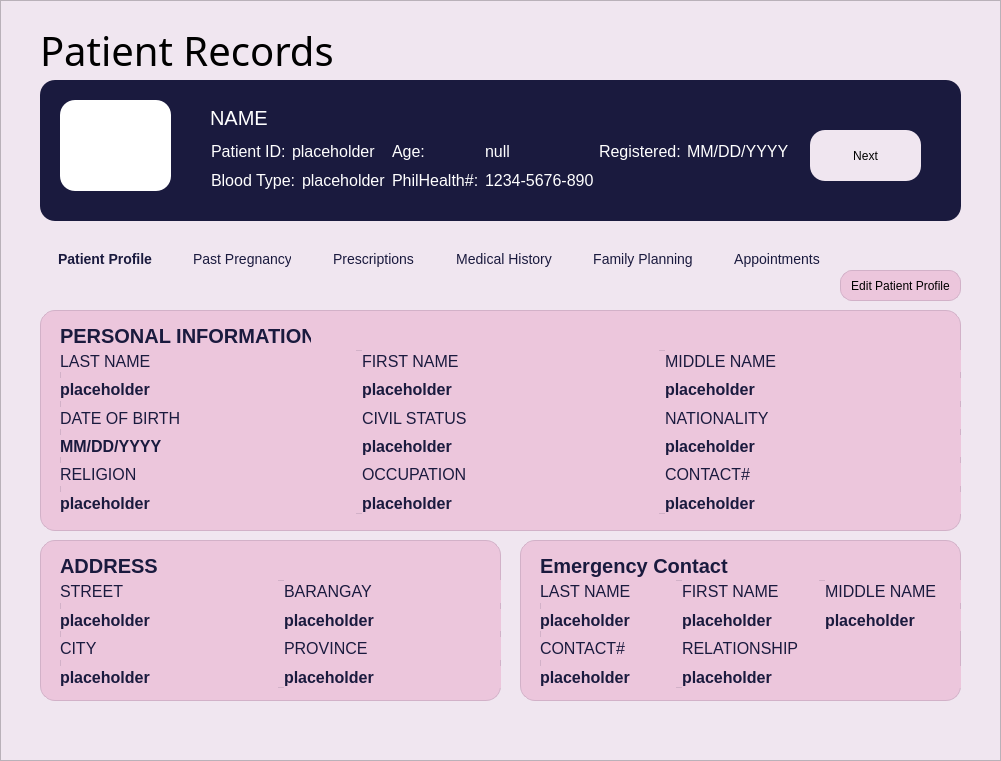
   <widget class="QFrame" name="frame_3">
    <property name="geometry">
     <rect>
      <x>230</x>
      <y>60</y>
      <width>1001</width>
      <height>761</height>
     </rect>
    </property>
    <property name="sizePolicy">
     <sizepolicy hsizetype="Expanding" vsizetype="Expanding">
      <horstretch>0</horstretch>
      <verstretch>0</verstretch>
     </sizepolicy>
    </property>
    <property name="font">
     <font>
      <family>Nirmala UI Semilight</family>
     </font>
    </property>
    <property name="styleSheet">
     <string notr="true">background-color: rgb(240, 230, 240)</string>
    </property>
    <property name="frameShape">
     <enum>QFrame::StyledPanel</enum>
    </property>
    <property name="frameShadow">
     <enum>QFrame::Raised</enum>
    </property>
    <widget class="QLabel" name="label">
     <property name="geometry">
      <rect>
       <x>40</x>
       <y>20</y>
       <width>401</width>
       <height>61</height>
      </rect>
     </property>
     <property name="font">
      <font>
       <family>Arial Black</family>
       <pointsize>30</pointsize>
      </font>
     </property>
     <property name="text">
      <string>Patient Records</string>
     </property>
    </widget>
    <widget class="QPushButton" name="remove_patient_btn">
     <property name="geometry">
      <rect>
       <x>840</x>
       <y>270</y>
       <width>121</width>
       <height>31</height>
      </rect>
     </property>
     <property name="sizePolicy">
      <sizepolicy hsizetype="Expanding" vsizetype="Expanding">
       <horstretch>0</horstretch>
       <verstretch>0</verstretch>
      </sizepolicy>
     </property>
     <property name="styleSheet">
      <string notr="true">border-radius: 12px;
background-color: rgb(236, 198, 220);
border: 1px solid rgb(210, 177, 200);</string>
     </property>
     <property name="text">
      <string>Edit Patient Profile</string>
     </property>
    </widget>
    <widget class="QFrame" name="frame_4">
     <property name="geometry">
      <rect>
       <x>40</x>
       <y>80</y>
       <width>921</width>
       <height>141</height>
      </rect>
     </property>
     <property name="sizePolicy">
      <sizepolicy hsizetype="Expanding" vsizetype="Expanding">
       <horstretch>0</horstretch>
       <verstretch>0</verstretch>
      </sizepolicy>
     </property>
     <property name="styleSheet">
      <string notr="true">border-radius:15px;
background-color: rgb(26, 26, 62);</string>
     </property>
     <property name="frameShape">
      <enum>QFrame::StyledPanel</enum>
     </property>
     <property name="frameShadow">
      <enum>QFrame::Raised</enum>
     </property>
     <widget class="QFrame" name="frame_5">
      <property name="geometry">
       <rect>
        <x>20</x>
        <y>20</y>
        <width>111</width>
        <height>91</height>
       </rect>
      </property>
      <property name="styleSheet">
       <string notr="true">background-color: rgb(255, 255, 255);</string>
      </property>
      <property name="frameShape">
       <enum>QFrame::StyledPanel</enum>
      </property>
      <property name="frameShadow">
       <enum>QFrame::Raised</enum>
      </property>
     </widget>
     <widget class="QLabel" name="patient_name">
      <property name="geometry">
       <rect>
        <x>170</x>
        <y>30</y>
        <width>411</width>
        <height>16</height>
       </rect>
      </property>
      <property name="sizePolicy">
       <sizepolicy hsizetype="Expanding" vsizetype="Expanding">
        <horstretch>0</horstretch>
        <verstretch>0</verstretch>
       </sizepolicy>
      </property>
      <property name="styleSheet">
       <string notr="true">color: rgb(255, 255, 255);
font-size: 20px</string>
      </property>
      <property name="text">
       <string>NAME</string>
      </property>
     </widget>
     <widget class="QPushButton" name="next_btn">
      <property name="geometry">
       <rect>
        <x>770</x>
        <y>50</y>
        <width>111</width>
        <height>51</height>
       </rect>
      </property>
      <property name="styleSheet">
       <string notr="true">background-color: rgb(240, 230, 240);
border-radius: 15px;</string>
      </property>
      <property name="text">
       <string>Next</string>
      </property>
     </widget>
     <widget class="QWidget" name="layoutWidget">
      <property name="geometry">
       <rect>
        <x>171</x>
        <y>60</y>
        <width>578</width>
        <height>52</height>
       </rect>
      </property>
      <layout class="QGridLayout" name="gridLayout_4">
       <item row="0" column="0">
        <widget class="QLabel" name="patient_id_label">
         <property name="styleSheet">
          <string notr="true">color: rgb(255, 255, 255);
font-size: 16px</string>
         </property>
         <property name="text">
          <string>Patient ID:</string>
         </property>
        </widget>
       </item>
       <item row="0" column="1" colspan="2">
        <widget class="QLabel" name="placeholder_p_ID">
         <property name="styleSheet">
          <string notr="true">color: rgb(255, 255, 255);
font-size: 16px</string>
         </property>
         <property name="text">
          <string>placeholder</string>
         </property>
        </widget>
       </item>
       <item row="0" column="3">
        <widget class="QLabel" name="age_label">
         <property name="styleSheet">
          <string notr="true">color: rgb(255, 255, 255);
font-size: 16px</string>
         </property>
         <property name="text">
          <string>Age:</string>
         </property>
        </widget>
       </item>
       <item row="0" column="4">
        <widget class="QLabel" name="age_placeholder">
         <property name="styleSheet">
          <string notr="true">color: rgb(255, 255, 255);
font-size: 16px</string>
         </property>
         <property name="text">
          <string>null</string>
         </property>
        </widget>
       </item>
       <item row="0" column="5">
        <widget class="QLabel" name="patient_id_label_3">
         <property name="styleSheet">
          <string notr="true">color: rgb(255, 255, 255);
font-size: 16px</string>
         </property>
         <property name="text">
          <string>Registered:</string>
         </property>
        </widget>
       </item>
       <item row="0" column="6">
        <widget class="QLabel" name="placeholder_register_date_2">
         <property name="styleSheet">
          <string notr="true">color: rgb(255, 255, 255);
font-size: 16px</string>
         </property>
         <property name="text">
          <string>MM/DD/YYYY</string>
         </property>
        </widget>
       </item>
       <item row="1" column="0" colspan="2">
        <widget class="QLabel" name="blood_type_label">
         <property name="styleSheet">
          <string notr="true">color: rgb(255, 255, 255);
font-size: 16px</string>
         </property>
         <property name="text">
          <string>Blood Type:</string>
         </property>
        </widget>
       </item>
       <item row="1" column="2">
        <widget class="QLabel" name="placeholder_p_bloodType">
         <property name="styleSheet">
          <string notr="true">color: rgb(255, 255, 255);
font-size: 16px</string>
         </property>
         <property name="text">
          <string>placeholder</string>
         </property>
        </widget>
       </item>
       <item row="1" column="3">
        <widget class="QLabel" name="patient_id_label_4">
         <property name="styleSheet">
          <string notr="true">color: rgb(255, 255, 255);
font-size: 16px</string>
         </property>
         <property name="text">
          <string>PhilHealth#:</string>
         </property>
        </widget>
       </item>
       <item row="1" column="4">
        <widget class="QLabel" name="placeholder_philhealth_num">
         <property name="styleSheet">
          <string notr="true">color: rgb(255, 255, 255);
font-size: 16px</string>
         </property>
         <property name="text">
          <string>1234-5676-8907</string>
         </property>
        </widget>
       </item>
      </layout>
     </widget>
    </widget>
    <widget class="QFrame" name="personal_information_frame">
     <property name="geometry">
      <rect>
       <x>40</x>
       <y>310</y>
       <width>921</width>
       <height>221</height>
      </rect>
     </property>
     <property name="styleSheet">
      <string notr="true">background-color: rgb(236, 198, 220);
border-radius: 15px;
border: 1px solid rgb(210, 177, 200);
</string>
     </property>
     <property name="frameShape">
      <enum>QFrame::StyledPanel</enum>
     </property>
     <property name="frameShadow">
      <enum>QFrame::Raised</enum>
     </property>
     <widget class="QLabel" name="personalInformation_text">
      <property name="geometry">
       <rect>
        <x>20</x>
        <y>10</y>
        <width>251</width>
        <height>31</height>
       </rect>
      </property>
      <property name="sizePolicy">
       <sizepolicy hsizetype="Expanding" vsizetype="Expanding">
        <horstretch>0</horstretch>
        <verstretch>0</verstretch>
       </sizepolicy>
      </property>
      <property name="styleSheet">
       <string notr="true">color: rgb(26, 26, 62);
font-size: 20px;
border: none;
font-weight: bold;</string>
      </property>
      <property name="text">
       <string>PERSONAL INFORMATION</string>
      </property>
     </widget>
     <widget class="QWidget" name="layoutWidget">
      <property name="geometry">
       <rect>
        <x>20</x>
        <y>40</y>
        <width>901</width>
        <height>164</height>
       </rect>
      </property>
      <layout class="QGridLayout" name="gridLayout">
       <item row="0" column="0">
        <widget class="QLabel" name="last_name_placeholder_2">
         <property name="styleSheet">
          <string notr="true">color: rgb(26, 26, 62);
border: none;
font-size: 16px</string>
         </property>
         <property name="text">
          <string>LAST NAME</string>
         </property>
        </widget>
       </item>
       <item row="0" column="1">
        <widget class="QLabel" name="first_name_label">
         <property name="styleSheet">
          <string notr="true">color: rgb(26, 26, 62);
border: none;
font-size: 16px</string>
         </property>
         <property name="text">
          <string>FIRST NAME</string>
         </property>
        </widget>
       </item>
       <item row="0" column="2">
        <widget class="QLabel" name="middle_name_label">
         <property name="styleSheet">
          <string notr="true">color: rgb(26, 26, 62);
border: none;
font-size: 16px</string>
         </property>
         <property name="text">
          <string>MIDDLE NAME</string>
         </property>
        </widget>
       </item>
       <item row="1" column="0">
        <widget class="QLabel" name="last_name_placeholder">
         <property name="styleSheet">
          <string notr="true">border: none;
font-weight: bold;
color:rgb(26, 26, 62);
font-size: 16px</string>
         </property>
         <property name="text">
          <string>placeholder</string>
         </property>
        </widget>
       </item>
       <item row="1" column="1">
        <widget class="QLabel" name="first_name_placeholder">
         <property name="styleSheet">
          <string notr="true">border: none;
font-weight: bold;
color:rgb(26, 26, 62);
font-size: 16px</string>
         </property>
         <property name="text">
          <string>placeholder</string>
         </property>
        </widget>
       </item>
       <item row="1" column="2">
        <widget class="QLabel" name="middle_name_placeholder">
         <property name="styleSheet">
          <string notr="true">border: none;
font-weight: bold;
color:rgb(26, 26, 62);
font-size: 16px</string>
         </property>
         <property name="text">
          <string>placeholder</string>
         </property>
        </widget>
       </item>
       <item row="2" column="0">
        <widget class="QLabel" name="date_of_birth_placeholder">
         <property name="styleSheet">
          <string notr="true">color: rgb(26, 26, 62);
font-size: 16px;
border: none;</string>
         </property>
         <property name="text">
          <string>DATE OF BIRTH</string>
         </property>
        </widget>
       </item>
       <item row="2" column="1">
        <widget class="QLabel" name="civi_status_label">
         <property name="styleSheet">
          <string notr="true">color: rgb(26, 26, 62);
font-size: 16px;
border: none;</string>
         </property>
         <property name="text">
          <string>CIVIL STATUS</string>
         </property>
        </widget>
       </item>
       <item row="2" column="2">
        <widget class="QLabel" name="nationality_label">
         <property name="styleSheet">
          <string notr="true">color: rgb(26, 26, 62);
font-size: 16px;
border: none;</string>
         </property>
         <property name="text">
          <string>NATIONALITY</string>
         </property>
        </widget>
       </item>
       <item row="3" column="0">
        <widget class="QLabel" name="bday_placeholder">
         <property name="styleSheet">
          <string notr="true">border: none;
font-weight: bold;
color: rgb(26, 26, 62);
font-size: 16px</string>
         </property>
         <property name="text">
          <string>MM/DD/YYYY</string>
         </property>
        </widget>
       </item>
       <item row="3" column="1">
        <widget class="QLabel" name="civil_status_placeholder">
         <property name="styleSheet">
          <string notr="true">border: none;
font-weight: bold;
color: rgb(26, 26, 62);
font-size: 16px</string>
         </property>
         <property name="text">
          <string>placeholder</string>
         </property>
        </widget>
       </item>
       <item row="3" column="2">
        <widget class="QLabel" name="nationality_placeholder">
         <property name="styleSheet">
          <string notr="true">border: none;
font-weight: bold;
color: rgb(26, 26, 62);
font-size: 16px</string>
         </property>
         <property name="text">
          <string>placeholder</string>
         </property>
        </widget>
       </item>
       <item row="4" column="0">
        <widget class="QLabel" name="religion_placeholder_2">
         <property name="styleSheet">
          <string notr="true">color: rgb(26, 26, 62);
font-size: 16px;
border: none;</string>
         </property>
         <property name="text">
          <string>RELIGION</string>
         </property>
        </widget>
       </item>
       <item row="4" column="1">
        <widget class="QLabel" name="occupation_label">
         <property name="styleSheet">
          <string notr="true">color: rgb(26, 26, 62);
font-size: 16px;
border: none;</string>
         </property>
         <property name="text">
          <string>OCCUPATION</string>
         </property>
        </widget>
       </item>
       <item row="4" column="2">
        <widget class="QLabel" name="contact_number_label">
         <property name="styleSheet">
          <string notr="true">color: rgb(26, 26, 62);
font-size: 16px;
border: none;</string>
         </property>
         <property name="text">
          <string>CONTACT#</string>
         </property>
        </widget>
       </item>
       <item row="5" column="0">
        <widget class="QLabel" name="religion_placeholder">
         <property name="styleSheet">
          <string notr="true">border: none;
font-weight: bold;
color: rgb(26, 26, 62);
font-size: 16px</string>
         </property>
         <property name="text">
          <string>placeholder</string>
         </property>
        </widget>
       </item>
       <item row="5" column="1">
        <widget class="QLabel" name="occupation_placeholder">
         <property name="styleSheet">
          <string notr="true">border: none;
font-weight: bold;
color: rgb(26, 26, 62);
font-size: 16px</string>
         </property>
         <property name="text">
          <string>placeholder</string>
         </property>
        </widget>
       </item>
       <item row="5" column="2">
        <widget class="QLabel" name="contact_number_placeholder">
         <property name="styleSheet">
          <string notr="true">border: none;
font-weight: bold;
color: rgb(26, 26, 62);
font-size: 16px</string>
         </property>
         <property name="text">
          <string>placeholder</string>
         </property>
        </widget>
       </item>
      </layout>
     </widget>
    </widget>
    <widget class="QFrame" name="frame_7">
     <property name="geometry">
      <rect>
       <x>40</x>
       <y>540</y>
       <width>461</width>
       <height>161</height>
      </rect>
     </property>
     <property name="styleSheet">
      <string notr="true">background-color: rgb(236, 198, 220);
border-radius: 15px;
border: 1px solid rgb(210, 177, 200);
</string>
     </property>
     <property name="frameShape">
      <enum>QFrame::StyledPanel</enum>
     </property>
     <property name="frameShadow">
      <enum>QFrame::Raised</enum>
     </property>
     <widget class="QLabel" name="Address_text">
      <property name="geometry">
       <rect>
        <x>20</x>
        <y>10</y>
        <width>251</width>
        <height>31</height>
       </rect>
      </property>
      <property name="sizePolicy">
       <sizepolicy hsizetype="Expanding" vsizetype="Expanding">
        <horstretch>0</horstretch>
        <verstretch>0</verstretch>
       </sizepolicy>
      </property>
      <property name="styleSheet">
       <string notr="true">color: rgb(26, 26, 62);
font-size: 20px;
border: none;
font-weight: bold;</string>
      </property>
      <property name="text">
       <string>ADDRESS</string>
      </property>
     </widget>
     <widget class="QWidget" name="layoutWidget">
      <property name="geometry">
       <rect>
        <x>20</x>
        <y>40</y>
        <width>441</width>
        <height>108</height>
       </rect>
      </property>
      <layout class="QGridLayout" name="gridLayout_2">
       <item row="0" column="0">
        <widget class="QLabel" name="street_label">
         <property name="styleSheet">
          <string notr="true">color: rgb(26, 26, 62);
border: none;
font-size: 16px</string>
         </property>
         <property name="text">
          <string>STREET</string>
         </property>
        </widget>
       </item>
       <item row="0" column="1">
        <widget class="QLabel" name="barangay_label">
         <property name="styleSheet">
          <string notr="true">color: rgb(26, 26, 62);
border: none;
font-size: 16px</string>
         </property>
         <property name="text">
          <string>BARANGAY</string>
         </property>
        </widget>
       </item>
       <item row="1" column="0">
        <widget class="QLabel" name="street_placeholder">
         <property name="styleSheet">
          <string notr="true">border: none;
font-weight: bold;
color:rgb(26, 26, 62);
font-size: 16px</string>
         </property>
         <property name="text">
          <string>placeholder</string>
         </property>
        </widget>
       </item>
       <item row="1" column="1">
        <widget class="QLabel" name="barangay_placeholder">
         <property name="styleSheet">
          <string notr="true">border: none;
font-weight: bold;
color:rgb(26, 26, 62);
font-size: 16px</string>
         </property>
         <property name="text">
          <string>placeholder</string>
         </property>
        </widget>
       </item>
       <item row="2" column="0">
        <widget class="QLabel" name="city_label">
         <property name="styleSheet">
          <string notr="true">color: rgb(26, 26, 62);
font-size: 16px;
border: none;</string>
         </property>
         <property name="text">
          <string>CITY</string>
         </property>
        </widget>
       </item>
       <item row="2" column="1">
        <widget class="QLabel" name="province_label">
         <property name="styleSheet">
          <string notr="true">color: rgb(26, 26, 62);
font-size: 16px;
border: none;</string>
         </property>
         <property name="text">
          <string>PROVINCE</string>
         </property>
        </widget>
       </item>
       <item row="3" column="0">
        <widget class="QLabel" name="cit_placeholder">
         <property name="styleSheet">
          <string notr="true">border: none;
font-weight: bold;
color: rgb(26, 26, 62);
font-size: 16px</string>
         </property>
         <property name="text">
          <string>placeholder</string>
         </property>
        </widget>
       </item>
       <item row="3" column="1">
        <widget class="QLabel" name="province_placeholder">
         <property name="styleSheet">
          <string notr="true">border: none;
font-weight: bold;
color: rgb(26, 26, 62);
font-size: 16px</string>
         </property>
         <property name="text">
          <string>placeholder</string>
         </property>
        </widget>
       </item>
      </layout>
     </widget>
    </widget>
    <widget class="QFrame" name="frame_8">
     <property name="geometry">
      <rect>
       <x>520</x>
       <y>540</y>
       <width>441</width>
       <height>161</height>
      </rect>
     </property>
     <property name="styleSheet">
      <string notr="true">background-color: rgb(236, 198, 220);
border-radius: 15px;
border: 1px solid rgb(210, 177, 200);
</string>
     </property>
     <property name="frameShape">
      <enum>QFrame::StyledPanel</enum>
     </property>
     <property name="frameShadow">
      <enum>QFrame::Raised</enum>
     </property>
     <widget class="QLabel" name="Emergency_text">
      <property name="geometry">
       <rect>
        <x>20</x>
        <y>10</y>
        <width>251</width>
        <height>31</height>
       </rect>
      </property>
      <property name="sizePolicy">
       <sizepolicy hsizetype="Expanding" vsizetype="Expanding">
        <horstretch>0</horstretch>
        <verstretch>0</verstretch>
       </sizepolicy>
      </property>
      <property name="styleSheet">
       <string notr="true">color: rgb(26, 26, 62);
font-size: 20px;
border: none;
font-weight: bold;</string>
      </property>
      <property name="text">
       <string>Emergency Contact</string>
      </property>
     </widget>
     <widget class="QWidget" name="layoutWidget">
      <property name="geometry">
       <rect>
        <x>20</x>
        <y>40</y>
        <width>421</width>
        <height>108</height>
       </rect>
      </property>
      <layout class="QGridLayout" name="gridLayout_3">
       <item row="0" column="0">
        <widget class="QLabel" name="EC_last_name_label">
         <property name="styleSheet">
          <string notr="true">color: rgb(26, 26, 62);
border: none;
font-size: 16px</string>
         </property>
         <property name="text">
          <string>LAST NAME</string>
         </property>
        </widget>
       </item>
       <item row="0" column="1">
        <widget class="QLabel" name="EC_first_name_label">
         <property name="styleSheet">
          <string notr="true">color: rgb(26, 26, 62);
border: none;
font-size: 16px</string>
         </property>
         <property name="text">
          <string>FIRST NAME</string>
         </property>
        </widget>
       </item>
       <item row="0" column="2">
        <widget class="QLabel" name="EC_middle_name_label">
         <property name="styleSheet">
          <string notr="true">color: rgb(26, 26, 62);
border: none;
font-size: 16px</string>
         </property>
         <property name="text">
          <string>MIDDLE NAME</string>
         </property>
        </widget>
       </item>
       <item row="1" column="0">
        <widget class="QLabel" name="EC_last_name_placeholder">
         <property name="styleSheet">
          <string notr="true">border: none;
font-weight: bold;
color:rgb(26, 26, 62);
font-size: 16px</string>
         </property>
         <property name="text">
          <string>placeholder</string>
         </property>
        </widget>
       </item>
       <item row="1" column="1">
        <widget class="QLabel" name="EC_first_name_placeholder">
         <property name="styleSheet">
          <string notr="true">border: none;
font-weight: bold;
color:rgb(26, 26, 62);
font-size: 16px</string>
         </property>
         <property name="text">
          <string>placeholder</string>
         </property>
        </widget>
       </item>
       <item row="1" column="2">
        <widget class="QLabel" name="EC_middle_name_placeholder">
         <property name="styleSheet">
          <string notr="true">border: none;
font-weight: bold;
color:rgb(26, 26, 62);
font-size: 16px</string>
         </property>
         <property name="text">
          <string>placeholder</string>
         </property>
        </widget>
       </item>
       <item row="2" column="0">
        <widget class="QLabel" name="EC_contact_label">
         <property name="styleSheet">
          <string notr="true">color: rgb(26, 26, 62);
border: none;
font-size: 16px</string>
         </property>
         <property name="text">
          <string>CONTACT#</string>
         </property>
        </widget>
       </item>
       <item row="2" column="1">
        <widget class="QLabel" name="EC_relationship_label">
         <property name="styleSheet">
          <string notr="true">color: rgb(26, 26, 62);
border: none;
font-size: 16px</string>
         </property>
         <property name="text">
          <string>RELATIONSHIP</string>
         </property>
        </widget>
       </item>
       <item row="3" column="0">
        <widget class="QLabel" name="EC_contact_placeholder">
         <property name="styleSheet">
          <string notr="true">border: none;
font-weight: bold;
color:rgb(26, 26, 62);
font-size: 16px</string>
         </property>
         <property name="text">
          <string>placeholder</string>
         </property>
        </widget>
       </item>
       <item row="3" column="1" colspan="2">
        <widget class="QLabel" name="EC_relationship_placeholder">
         <property name="styleSheet">
          <string notr="true">border: none;
font-weight: bold;
color:rgb(26, 26, 62);
font-size: 16px</string>
         </property>
         <property name="text">
          <string>placeholder</string>
         </property>
        </widget>
       </item>
      </layout>
     </widget>
    </widget>
    <widget class="QWidget" name="layoutWidget">
     <property name="geometry">
      <rect>
       <x>40</x>
       <y>240</y>
       <width>798</width>
       <height>40</height>
      </rect>
     </property>
     <layout class="QHBoxLayout" name="horizontalLayout">
      <item>
       <widget class="QPushButton" name="pushButton_6">
        <property name="sizePolicy">
         <sizepolicy hsizetype="Expanding" vsizetype="Expanding">
          <horstretch>0</horstretch>
          <verstretch>0</verstretch>
         </sizepolicy>
        </property>
        <property name="styleSheet">
         <string notr="true">QPushButton {
    background: transparent;
    border: none;
    padding: 8px 18px;
    color: rgb(26, 26, 62);
    font-size: 14px;
	font-weight: bold;
}

QPushButton:hover {
    color: #000;
}

QPushButton:checked {
    color: #1a1a1a;
    border-bottom: 3px solid #2c2c54; /* underline */
}

QPushButton:!checked {
    border-bottom: 3px solid transparent;
}</string>
        </property>
        <property name="text">
         <string>Patient Profile</string>
        </property>
        <property name="checkable">
         <bool>true</bool>
        </property>
       </widget>
      </item>
      <item>
       <widget class="QPushButton" name="pushButton_7">
        <property name="sizePolicy">
         <sizepolicy hsizetype="Expanding" vsizetype="Expanding">
          <horstretch>0</horstretch>
          <verstretch>0</verstretch>
         </sizepolicy>
        </property>
        <property name="styleSheet">
         <string notr="true">QPushButton {
    background: transparent;
    border: none;
    padding: 8px 18px;
    color: rgb(26, 26, 62);
    font-size: 14px;
}

QPushButton:hover {
    color: #000;
}

QPushButton:checked {
    color: #1a1a1a;
    border-bottom: 3px solid #2c2c54; /* underline */
}

QPushButton:!checked {
    border-bottom: 3px solid transparent;
}</string>
        </property>
        <property name="text">
         <string>Past Pregnancy</string>
        </property>
       </widget>
      </item>
      <item>
       <widget class="QPushButton" name="pushButton_8">
        <property name="sizePolicy">
         <sizepolicy hsizetype="Expanding" vsizetype="Expanding">
          <horstretch>0</horstretch>
          <verstretch>0</verstretch>
         </sizepolicy>
        </property>
        <property name="styleSheet">
         <string notr="true">QPushButton {
    background: transparent;
    border: none;
    padding: 8px 18px;
    color: rgb(26, 26, 62);
    font-size: 14px;
}

QPushButton:hover {
    color: #000;
}

QPushButton:checked {
    color: #1a1a1a;
    border-bottom: 3px solid #2c2c54; /* underline */
}

QPushButton:!checked {
    border-bottom: 3px solid transparent;
}</string>
        </property>
        <property name="text">
         <string>Prescriptions</string>
        </property>
       </widget>
      </item>
      <item>
       <widget class="QPushButton" name="pushButton_9">
        <property name="sizePolicy">
         <sizepolicy hsizetype="Expanding" vsizetype="Expanding">
          <horstretch>0</horstretch>
          <verstretch>0</verstretch>
         </sizepolicy>
        </property>
        <property name="styleSheet">
         <string notr="true">QPushButton {
    background: transparent;
    border: none;
    padding: 8px 18px;
    color: rgb(26, 26, 62);
    font-size: 14px;
}

QPushButton:hover {
    color: #000;
}

QPushButton:checked {
    color: #1a1a1a;
    border-bottom: 3px solid #2c2c54; /* underline */
}

QPushButton:!checked {
    border-bottom: 3px solid transparent;
}</string>
        </property>
        <property name="text">
         <string>Medical History</string>
        </property>
       </widget>
      </item>
      <item>
       <widget class="QPushButton" name="pushButton_10">
        <property name="sizePolicy">
         <sizepolicy hsizetype="Expanding" vsizetype="Expanding">
          <horstretch>0</horstretch>
          <verstretch>0</verstretch>
         </sizepolicy>
        </property>
        <property name="styleSheet">
         <string notr="true">QPushButton {
    background: transparent;
    border: none;
    padding: 8px 18px;
    color: rgb(26, 26, 62);
    font-size: 14px;
}

QPushButton:hover {
    color: #000;
}

QPushButton:checked {
    color: #1a1a1a;
    border-bottom: 3px solid #2c2c54; /* underline */
}

QPushButton:!checked {
    border-bottom: 3px solid transparent;
}</string>
        </property>
        <property name="text">
         <string>Family Planning</string>
        </property>
       </widget>
      </item>
      <item>
       <widget class="QPushButton" name="pushButton_11">
        <property name="sizePolicy">
         <sizepolicy hsizetype="Expanding" vsizetype="Expanding">
          <horstretch>0</horstretch>
          <verstretch>0</verstretch>
         </sizepolicy>
        </property>
        <property name="styleSheet">
         <string notr="true">QPushButton {
    background: transparent;
    border: none;
    padding: 8px 18px;
    color: rgb(26, 26, 62);
    font-size: 14px;
}

QPushButton:hover {
    color: #000;
}

QPushButton:checked {
    color: #1a1a1a;
    border-bottom: 3px solid #2c2c54; /* underline */
}

QPushButton:!checked {
    border-bottom: 3px solid transparent;
}</string>
        </property>
        <property name="text">
         <string>Appointments</string>
        </property>
       </widget>
      </item>
     </layout>
    </widget>
   </widget>
